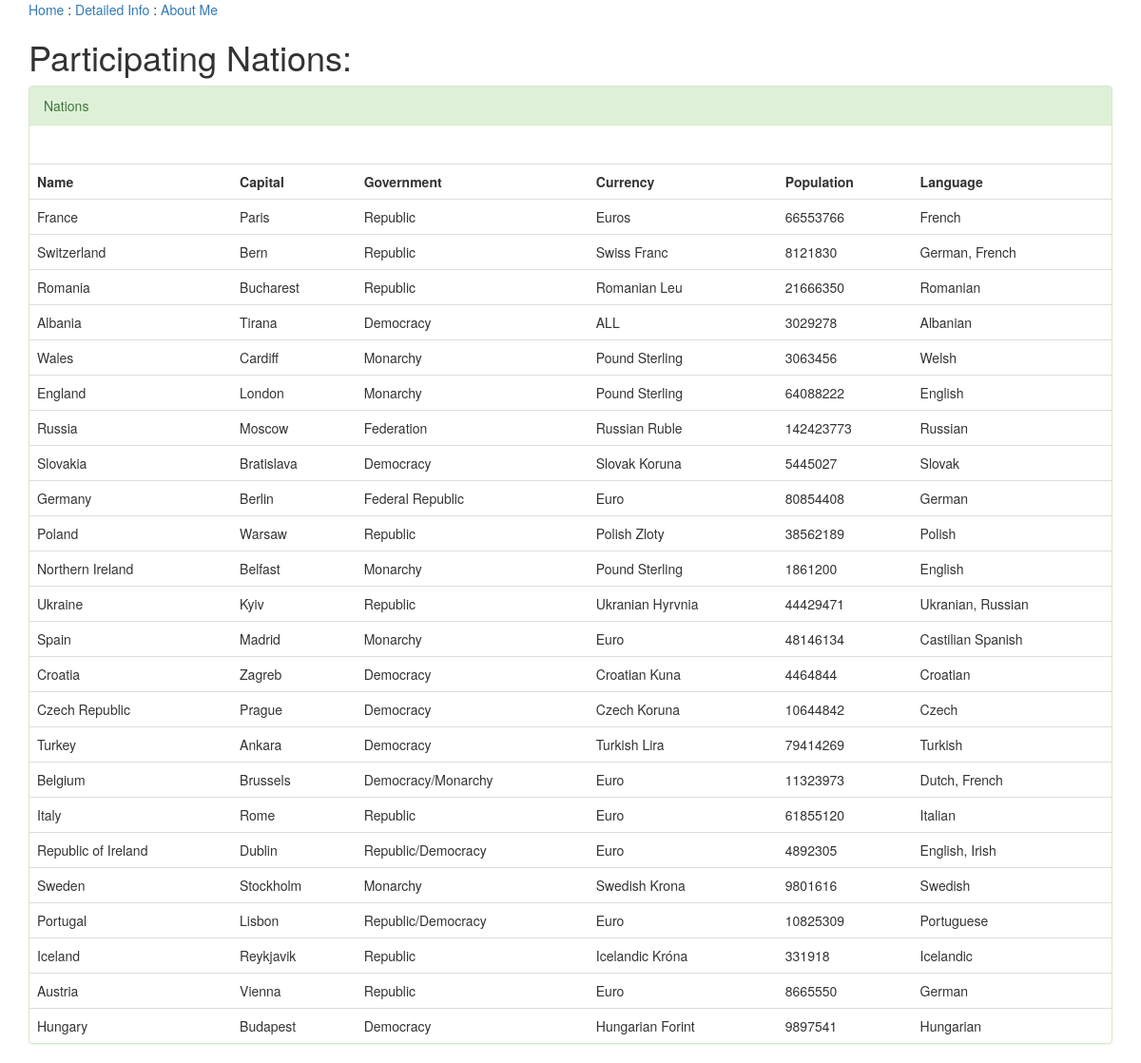
/nations/, run on the app's committed database.
### country_facts/models.py (models this page shows, shortened)
class Nation(models.Model):
    name = models.CharField(max_length=20)
    Capital = models.CharField(max_length=20)
    government = models.CharField(max_length=20)
    currency = models.CharField(max_length=20)
    population = models.IntegerField()
    language = models.CharField(max_length=20)

### country_facts/views.py (the view)
# urls.py: url(r'^nations/$', views.detailed_info_view, name="detailed_info_view"),
def detailed_info_view(request):
    all_nations = Nation.objects.all()
    return render(request, 'detailed_info.html', {"nations": all_nations})

### templates/detailed_info.html (shortened to what this page needs)
{% extends "base.html" %}
{% block content %}
<!DOCTYPE html>
<html lang="en">
<head>
</head>
    <h1>Participating Nations:</h1>
<body>
    <div class="panel panel-success">
  <div class="panel-heading">Nations</div>
  <div class="panel-body">
  </div>
  <table class="table">
    <tr>
    <th>Name</th>
    <th>Capital</th>
    <th>Government</th>
    <th>Currency</th>
    <th>Population</th>
    <th>Language</th>
    </tr>
    {% for nation in nations %}
        <tr>
         <td>{{ nation.name }}</td>
         <td>{{ nation.Capital }}</td>
         <td>{{ nation.government }}</td>
         <td>{{ nation.currency }}</td>
         <td>{{ nation.population }}</td>
         <td>{{ nation.language }}</td>
        </tr>
    {% endfor %}
{% endblock %}

### data on the page
Nation: name "France", Capital "Paris", government "Republic", currency "Euros", population "66553766", language "French"
Nation: name "Switzerland", Capital "Bern", government "Republic", currency "Swiss Franc", population "8121830", language "German, French"
Nation: name "Romania", Capital "Bucharest", government "Republic", currency "Romanian Leu", population "21666350", language "Romanian"
Nation: name "Albania", Capital "Tirana", government "Democracy", currency "ALL", population "3029278", language "Albanian"
Nation: name "Wales", Capital "Cardiff", government "Monarchy", currency "Pound Sterling", population "3063456", language "Welsh"
Nation: name "England", Capital "London", government "Monarchy", currency "Pound Sterling", population "64088222", language "English"
Nation: name "Russia", Capital "Moscow", government "Federation", currency "Russian Ruble", population "142423773", language "Russian"
Nation: name "Slovakia", Capital "Bratislava", government "Democracy", currency "Slovak Koruna", population "5445027", language "Slovak"
Nation: name "Germany", Capital "Berlin", government "Federal Republic", currency "Euro", population "80854408", language "German"
Nation: name "Poland", Capital "Warsaw", government "Republic", currency "Polish Zloty", population "38562189", language "Polish"
Nation: name "Northern Ireland", Capital "Belfast", government "Monarchy", currency "Pound Sterling", population "1861200", language "English"
Nation: name "Ukraine", Capital "Kyiv", government "Republic", currency "Ukranian Hyrvnia", population "44429471", language "Ukranian, Russian"
Nation: name "Spain", Capital "Madrid", government "Monarchy", currency "Euro", population "48146134", language "Castilian Spanish"
Nation: name "Croatia", Capital "Zagreb", government "Democracy", currency "Croatian Kuna", population "4464844", language "Croatian"
Nation: name "Czech Republic", Capital "Prague", government "Democracy", currency "Czech Koruna", population "10644842", language "Czech"
Nation: name "Turkey", Capital "Ankara", government "Democracy", currency "Turkish Lira", population "79414269", language "Turkish"
Nation: name "Belgium", Capital "Brussels", government "Democracy/Monarchy", currency "Euro", population "11323973", language "Dutch, French"
Nation: name "Italy", Capital "Rome", government "Republic", currency "Euro", population "61855120", language "Italian"
Nation: name "Republic of Ireland", Capital "Dublin", government "Republic/Democracy", currency "Euro", population "4892305", language "English, Irish"
Nation: name "Sweden", Capital "Stockholm", government "Monarchy", currency "Swedish Krona", population "9801616", language "Swedish"
Nation: name "Portugal", Capital "Lisbon", government "Republic/Democracy", currency "Euro", population "10825309", language "Portuguese"
Nation: name "Iceland", Capital "Reykjavik", government "Republic", currency "Icelandic Króna", population "331918", language "Icelandic"
Nation: name "Austria", Capital "Vienna", government "Republic", currency "Euro", population "8665550", language "German"
Nation: name "Hungary", Capital "Budapest", government "Democracy", currency "Hungarian Forint", population "9897541", language "Hungarian"
